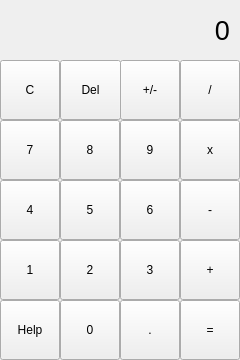
<?xml version="1.0" encoding="UTF-8"?>
<ui version="4.0">
 <class>MainWindow</class>
 <widget class="QMainWindow" name="MainWindow">
  <property name="geometry">
   <rect>
    <x>0</x>
    <y>0</y>
    <width>240</width>
    <height>360</height>
   </rect>
  </property>
  <property name="windowTitle">
   <string>MainWindow</string>
  </property>
  <widget class="QWidget" name="centralwidget">
   <widget class="QPushButton" name="pushButton_7">
    <property name="geometry">
     <rect>
      <x>0</x>
      <y>120</y>
      <width>60</width>
      <height>60</height>
     </rect>
    </property>
    <property name="text">
     <string>7</string>
    </property>
   </widget>
   <widget class="QPushButton" name="pushButton_8">
    <property name="geometry">
     <rect>
      <x>60</x>
      <y>120</y>
      <width>60</width>
      <height>60</height>
     </rect>
    </property>
    <property name="text">
     <string>8</string>
    </property>
   </widget>
   <widget class="QPushButton" name="pushButton_9">
    <property name="geometry">
     <rect>
      <x>120</x>
      <y>120</y>
      <width>60</width>
      <height>60</height>
     </rect>
    </property>
    <property name="text">
     <string>9</string>
    </property>
   </widget>
   <widget class="QPushButton" name="pushButton_multiply">
    <property name="geometry">
     <rect>
      <x>180</x>
      <y>120</y>
      <width>60</width>
      <height>60</height>
     </rect>
    </property>
    <property name="text">
     <string>x</string>
    </property>
   </widget>
   <widget class="QPushButton" name="pushButton_minus">
    <property name="geometry">
     <rect>
      <x>180</x>
      <y>180</y>
      <width>60</width>
      <height>60</height>
     </rect>
    </property>
    <property name="text">
     <string>-</string>
    </property>
   </widget>
   <widget class="QPushButton" name="pushButton_4">
    <property name="geometry">
     <rect>
      <x>0</x>
      <y>180</y>
      <width>60</width>
      <height>60</height>
     </rect>
    </property>
    <property name="text">
     <string>4</string>
    </property>
   </widget>
   <widget class="QPushButton" name="pushButton_6">
    <property name="geometry">
     <rect>
      <x>120</x>
      <y>180</y>
      <width>60</width>
      <height>60</height>
     </rect>
    </property>
    <property name="text">
     <string>6</string>
    </property>
   </widget>
   <widget class="QPushButton" name="pushButton_5">
    <property name="geometry">
     <rect>
      <x>60</x>
      <y>180</y>
      <width>60</width>
      <height>60</height>
     </rect>
    </property>
    <property name="font">
     <font/>
    </property>
    <property name="text">
     <string>5</string>
    </property>
   </widget>
   <widget class="QPushButton" name="pushButton_plus">
    <property name="geometry">
     <rect>
      <x>180</x>
      <y>240</y>
      <width>60</width>
      <height>60</height>
     </rect>
    </property>
    <property name="text">
     <string>+</string>
    </property>
   </widget>
   <widget class="QPushButton" name="pushButton_1">
    <property name="geometry">
     <rect>
      <x>0</x>
      <y>240</y>
      <width>60</width>
      <height>60</height>
     </rect>
    </property>
    <property name="text">
     <string>1</string>
    </property>
   </widget>
   <widget class="QPushButton" name="pushButton_3">
    <property name="geometry">
     <rect>
      <x>120</x>
      <y>240</y>
      <width>60</width>
      <height>60</height>
     </rect>
    </property>
    <property name="text">
     <string>3</string>
    </property>
   </widget>
   <widget class="QPushButton" name="pushButton_2">
    <property name="geometry">
     <rect>
      <x>60</x>
      <y>240</y>
      <width>60</width>
      <height>60</height>
     </rect>
    </property>
    <property name="text">
     <string>2</string>
    </property>
   </widget>
   <widget class="QPushButton" name="pushButton_equally">
    <property name="geometry">
     <rect>
      <x>180</x>
      <y>300</y>
      <width>60</width>
      <height>60</height>
     </rect>
    </property>
    <property name="text">
     <string>=</string>
    </property>
   </widget>
   <widget class="QPushButton" name="pushButton_0">
    <property name="geometry">
     <rect>
      <x>60</x>
      <y>300</y>
      <width>60</width>
      <height>60</height>
     </rect>
    </property>
    <property name="text">
     <string>0</string>
    </property>
   </widget>
   <widget class="QPushButton" name="pushButton_dot">
    <property name="geometry">
     <rect>
      <x>120</x>
      <y>300</y>
      <width>60</width>
      <height>60</height>
     </rect>
    </property>
    <property name="text">
     <string>.</string>
    </property>
   </widget>
   <widget class="QPushButton" name="pushButton_dvide">
    <property name="geometry">
     <rect>
      <x>180</x>
      <y>60</y>
      <width>60</width>
      <height>60</height>
     </rect>
    </property>
    <property name="text">
     <string>/</string>
    </property>
   </widget>
   <widget class="QPushButton" name="pushButton_clear">
    <property name="geometry">
     <rect>
      <x>0</x>
      <y>60</y>
      <width>60</width>
      <height>60</height>
     </rect>
    </property>
    <property name="text">
     <string>C</string>
    </property>
   </widget>
   <widget class="QPushButton" name="pushButton_delete">
    <property name="geometry">
     <rect>
      <x>60</x>
      <y>60</y>
      <width>61</width>
      <height>60</height>
     </rect>
    </property>
    <property name="text">
     <string>Del</string>
    </property>
   </widget>
   <widget class="QLabel" name="result_show">
    <property name="geometry">
     <rect>
      <x>0</x>
      <y>0</y>
      <width>230</width>
      <height>60</height>
     </rect>
    </property>
    <property name="font">
     <font>
      <pointsize>20</pointsize>
     </font>
    </property>
    <property name="layoutDirection">
     <enum>Qt::LeftToRight</enum>
    </property>
    <property name="styleSheet">
     <string notr="true"/>
    </property>
    <property name="text">
     <string>0</string>
    </property>
    <property name="alignment">
     <set>Qt::AlignRight|Qt::AlignTrailing|Qt::AlignVCenter</set>
    </property>
   </widget>
   <widget class="QPushButton" name="pushButton_pm">
    <property name="geometry">
     <rect>
      <x>120</x>
      <y>60</y>
      <width>60</width>
      <height>60</height>
     </rect>
    </property>
    <property name="text">
     <string>+/-</string>
    </property>
   </widget>
   <widget class="QPushButton" name="pushButton_help">
    <property name="geometry">
     <rect>
      <x>0</x>
      <y>300</y>
      <width>60</width>
      <height>60</height>
     </rect>
    </property>
    <property name="text">
     <string>Help</string>
    </property>
   </widget>
  </widget>
 </widget>
 <resources/>
 <connections/>
</ui>
